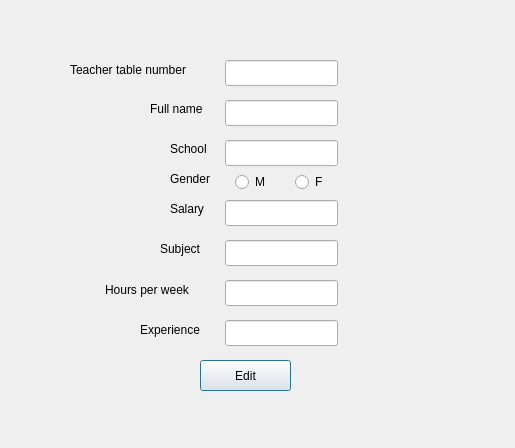
<?xml version="1.0" encoding="UTF-8"?>
<ui version="4.0">
 <class>editteacher</class>
 <widget class="QDialog" name="editteacher">
  <property name="geometry">
   <rect>
    <x>0</x>
    <y>0</y>
    <width>515</width>
    <height>448</height>
   </rect>
  </property>
  <property name="windowTitle">
   <string>Dialog</string>
  </property>
  <widget class="QPushButton" name="pushButton_2">
   <property name="geometry">
    <rect>
     <x>200</x>
     <y>360</y>
     <width>91</width>
     <height>31</height>
    </rect>
   </property>
   <property name="text">
    <string>Edit</string>
   </property>
  </widget>
  <widget class="QLineEdit" name="fullname">
   <property name="geometry">
    <rect>
     <x>225</x>
     <y>100</y>
     <width>113</width>
     <height>26</height>
    </rect>
   </property>
  </widget>
  <widget class="QLineEdit" name="school">
   <property name="geometry">
    <rect>
     <x>225</x>
     <y>140</y>
     <width>113</width>
     <height>26</height>
    </rect>
   </property>
  </widget>
  <widget class="QLineEdit" name="salary">
   <property name="geometry">
    <rect>
     <x>225</x>
     <y>200</y>
     <width>113</width>
     <height>26</height>
    </rect>
   </property>
  </widget>
  <widget class="QLineEdit" name="subject">
   <property name="geometry">
    <rect>
     <x>225</x>
     <y>240</y>
     <width>113</width>
     <height>26</height>
    </rect>
   </property>
  </widget>
  <widget class="QLineEdit" name="hours">
   <property name="geometry">
    <rect>
     <x>225</x>
     <y>280</y>
     <width>113</width>
     <height>26</height>
    </rect>
   </property>
  </widget>
  <widget class="QLineEdit" name="experience">
   <property name="geometry">
    <rect>
     <x>225</x>
     <y>320</y>
     <width>113</width>
     <height>26</height>
    </rect>
   </property>
  </widget>
  <widget class="QLineEdit" name="table_num">
   <property name="geometry">
    <rect>
     <x>225</x>
     <y>60</y>
     <width>113</width>
     <height>26</height>
    </rect>
   </property>
  </widget>
  <widget class="QRadioButton" name="radioButton">
   <property name="geometry">
    <rect>
     <x>235</x>
     <y>170</y>
     <width>41</width>
     <height>24</height>
    </rect>
   </property>
   <property name="text">
    <string>M</string>
   </property>
  </widget>
  <widget class="QRadioButton" name="radioButton_2">
   <property name="geometry">
    <rect>
     <x>295</x>
     <y>170</y>
     <width>31</width>
     <height>24</height>
    </rect>
   </property>
   <property name="text">
    <string>F</string>
   </property>
  </widget>
  <widget class="QLabel" name="label">
   <property name="geometry">
    <rect>
     <x>70</x>
     <y>60</y>
     <width>151</width>
     <height>20</height>
    </rect>
   </property>
   <property name="text">
    <string>Teacher table number</string>
   </property>
  </widget>
  <widget class="QLabel" name="label_2">
   <property name="geometry">
    <rect>
     <x>150</x>
     <y>100</y>
     <width>66</width>
     <height>18</height>
    </rect>
   </property>
   <property name="text">
    <string>Full name</string>
   </property>
  </widget>
  <widget class="QLabel" name="label_3">
   <property name="geometry">
    <rect>
     <x>170</x>
     <y>170</y>
     <width>51</width>
     <height>18</height>
    </rect>
   </property>
   <property name="text">
    <string>Gender</string>
   </property>
  </widget>
  <widget class="QLabel" name="label_4">
   <property name="geometry">
    <rect>
     <x>170</x>
     <y>140</y>
     <width>51</width>
     <height>18</height>
    </rect>
   </property>
   <property name="text">
    <string>School</string>
   </property>
  </widget>
  <widget class="QLabel" name="label_5">
   <property name="geometry">
    <rect>
     <x>170</x>
     <y>200</y>
     <width>41</width>
     <height>18</height>
    </rect>
   </property>
   <property name="text">
    <string>Salary</string>
   </property>
  </widget>
  <widget class="QLabel" name="label_6">
   <property name="geometry">
    <rect>
     <x>160</x>
     <y>240</y>
     <width>51</width>
     <height>18</height>
    </rect>
   </property>
   <property name="text">
    <string>Subject</string>
   </property>
  </widget>
  <widget class="QLabel" name="label_7">
   <property name="geometry">
    <rect>
     <x>105</x>
     <y>280</y>
     <width>111</width>
     <height>20</height>
    </rect>
   </property>
   <property name="text">
    <string>Hours per week</string>
   </property>
  </widget>
  <widget class="QLabel" name="label_8">
   <property name="geometry">
    <rect>
     <x>140</x>
     <y>320</y>
     <width>81</width>
     <height>20</height>
    </rect>
   </property>
   <property name="text">
    <string>Experience</string>
   </property>
  </widget>
 </widget>
 <resources/>
 <connections/>
</ui>
